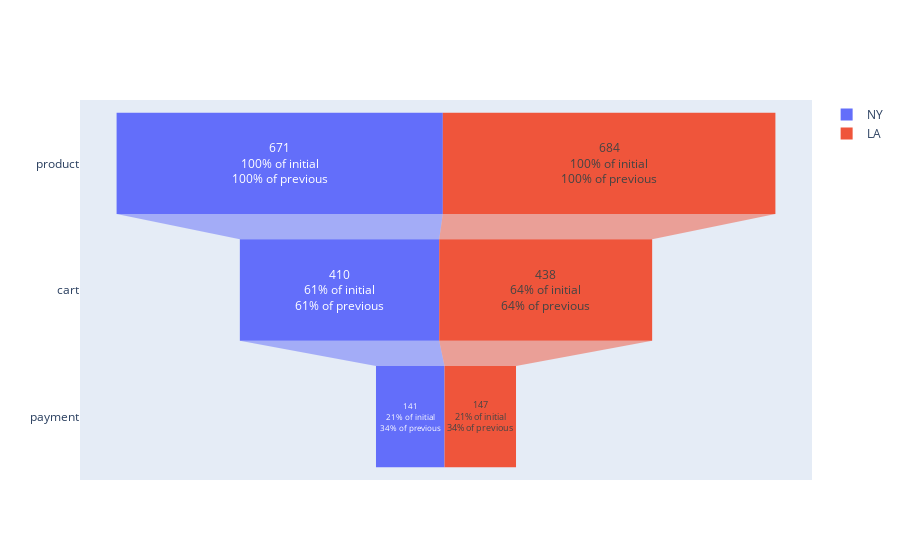

Source (notebook cell):
### Code cell
ny_users = ef.filter(conditions=['city == "NY"']).to_dataframe().index
la_users = ef.filter(conditions=['city == "LA"']).to_dataframe().index
funnel.plot(
    ef, 
    stages=[['product1', 'product2'], 'cart', 'payment_done'],
    stages_names=['product', 'cart', 'payment'],
    funnel_type='closed',
    segments=[ny_users, la_users],
    segments_names=['NY', 'LA']
)

### Figure 1 — Plotly figure (JSON) as saved in the notebook; plotly's stock layout.template omitted (floating-point values rounded to 4 significant figures)
{"data": [{"name": "NY", "orientation": "h", "textinfo": "value+percent initial+percent previous", "type": "funnel", "x": [671, 410, 141], "y": ["product", "cart", "payment"]}, {"name": "LA", "orientation": "h", "textinfo": "value+percent initial+percent previous", "type": "funnel", "x": [684, 438, 147], "y": ["product", "cart", "payment"]}], "layout": {}}
